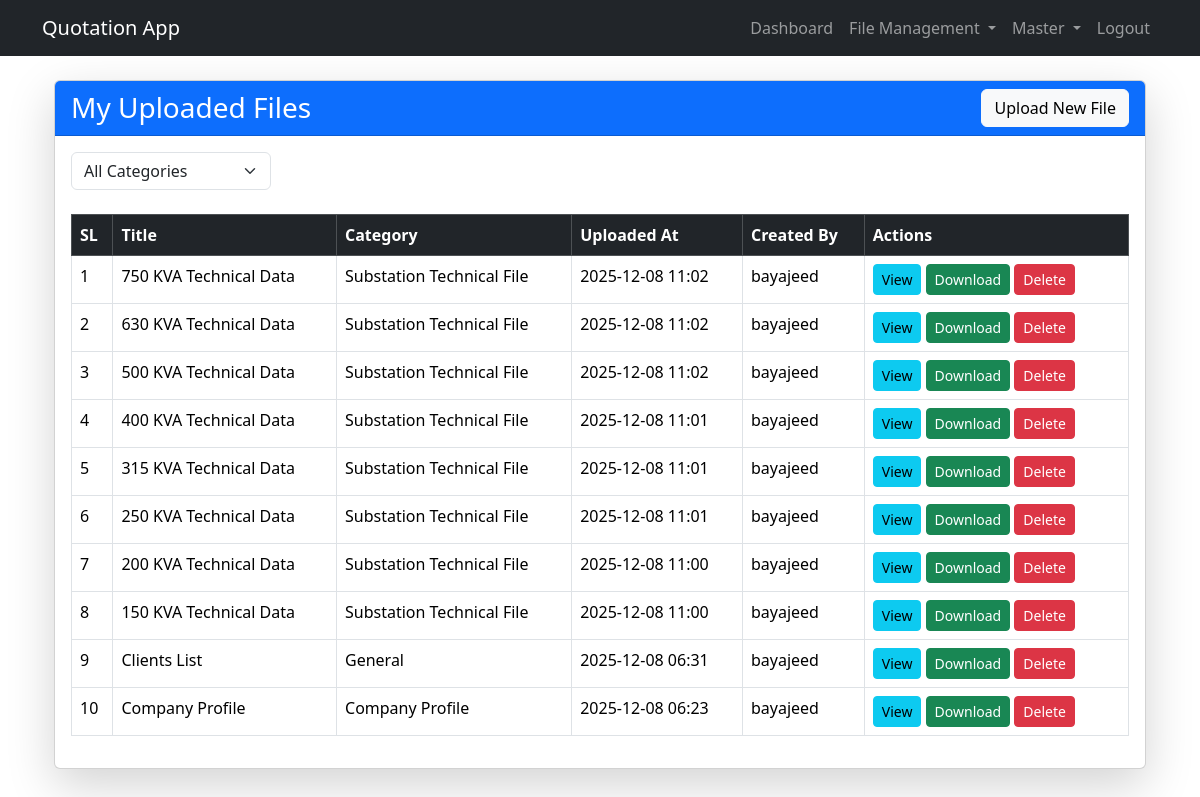
Screenshot of /files/list/ (signed in) with the database file from the repository.
### file_handler/models.py (models this page shows, shortened)
class UploadedFile(models.Model):
    STATIC_CHOICES = (
        ('substation', 'Substation Technical File'),
        ('company_profile', 'Company Profile'),
        ('general', 'General'),
    )
    category = models.CharField(max_length=50, choices=STATIC_CHOICES, default='substation', null=True, blank=True , help_text="Select the category of the file.")
    user = models.ForeignKey(User, on_delete=models.CASCADE)
    title = models.CharField(max_length=255)
    file = models.FileField(upload_to=user_directory_path)
    uploaded_at = models.DateTimeField(auto_now_add=True)

### file_handler/views.py (the view)
# urls.py: path('list/', file_list, name='file_list'),
@login_required
def file_list(request):
    """List files with permission rules and filtering"""
    category_filter = request.GET.get('category', '')
    """
    Superuser → can see ALL files
    Normal User → can see ONLY their own files
    """
    if request.user.is_superuser:
        files = UploadedFile.objects.all().order_by('-uploaded_at')
    else:
        files = UploadedFile.objects.filter(user=request.user).order_by('-uploaded_at')
    if category_filter:
        files = files.filter(category=category_filter)
    files = files.order_by('-uploaded_at')
    file_choices = UploadedFile.STATIC_CHOICES
    return render(request, 'file_handler/file_list.html', {
        'files': files,
        'file_choices': file_choices,
        'category_filter': category_filter
    })

### templates/file_handler/file_list.html (shortened to what this page needs)
{% extends 'base.html' %}
{% block content %}
<div class="container mt-4">
    <div class="card shadow-lg">
        <div class="card-header d-flex justify-content-between align-items-center bg-primary text-white">
            <h3 class="card-title mb-0">My Uploaded Files</h3>
            <a href="{% url 'file_handler:upload_file' %}" class="btn btn-light">
                 Upload New File
            </a>
        </div>
        <div class="card-body">
            <form method="get" class="mb-4 d-flex gap-2 align-items-center">
                <select name="category" class="form-select" style="width: 200px;" onchange="this.form.submit()">
                <option value="">All Categories</option>
                </select>
            </form>
            {% if files %}
            <div class="table-responsive">
                <table class="table table-bordered table-hover">
                    <thead class="table-dark">
                        <tr>
                            <th>SL</th>
                            <th>Title</th>
                            <th>Category</th>
                            <th>Uploaded At</th>
                            <th>Created By</th>
                            <th style="width: 25%">Actions</th>
                        </tr>
                    </thead>
                    <tbody>
                        {% for file in files %}
                        <tr>
                            <td>{{ forloop.counter }}</td>
                            <td>{{ file.title }}</td>
                            <td>{{ file.get_category_display }}</td>
                            <td>{{ file.uploaded_at|date:"Y-m-d H:i" }}</td>
                            <td>{{ file.user.username }}</td>
                            <td>
                                <a href="{% url 'file_handler:view_file' file.id %}"
                                   class="btn btn-info btn-sm" target="_blank">
                                     View
                                </a>
                                <a href="{% url 'file_handler:download_file' file.id %}"
                                   class="btn btn-success btn-sm">
                                     Download
                                </a>
                                <button class="btn btn-danger btn-sm" data-bs-toggle="modal"
                                    data-bs-target="#deleteModal{{ file.id }}">
                                     Delete
                                </button>
                            </td>
                        </tr>
                        {% endfor %}
                    </tbody>
                </table>
            </div>
            {% else %}
            <div class="alert alert-info text-center">
                You haven't uploaded any files yet.
            </div>
            {% endif %}
        </div>
    </div>
</div>
{% endblock %}

### rows the page displays
UploadedFile: title "750 KVA Technical Data", category "Substation Technical File", uploaded_at "2025-12-08 11:02", user.username "bayajeed"
UploadedFile: title "630 KVA Technical Data", category "Substation Technical File", uploaded_at "2025-12-08 11:02", user.username "bayajeed"
UploadedFile: title "500 KVA Technical Data", category "Substation Technical File", uploaded_at "2025-12-08 11:02", user.username "bayajeed"
UploadedFile: title "400 KVA Technical Data", category "Substation Technical File", uploaded_at "2025-12-08 11:01", user.username "bayajeed"
UploadedFile: title "315 KVA Technical Data", category "Substation Technical File", uploaded_at "2025-12-08 11:01", user.username "bayajeed"
UploadedFile: title "250 KVA Technical Data", category "Substation Technical File", uploaded_at "2025-12-08 11:01", user.username "bayajeed"
UploadedFile: title "200 KVA Technical Data", category "Substation Technical File", uploaded_at "2025-12-08 11:00", user.username "bayajeed"
UploadedFile: title "150 KVA Technical Data", category "Substation Technical File", uploaded_at "2025-12-08 11:00", user.username "bayajeed"
UploadedFile: title "Clients List", category "General", uploaded_at "2025-12-08 06:31", user.username "bayajeed"
UploadedFile: title "Company Profile", category "Company Profile", uploaded_at "2025-12-08 06:23", user.username "bayajeed"
